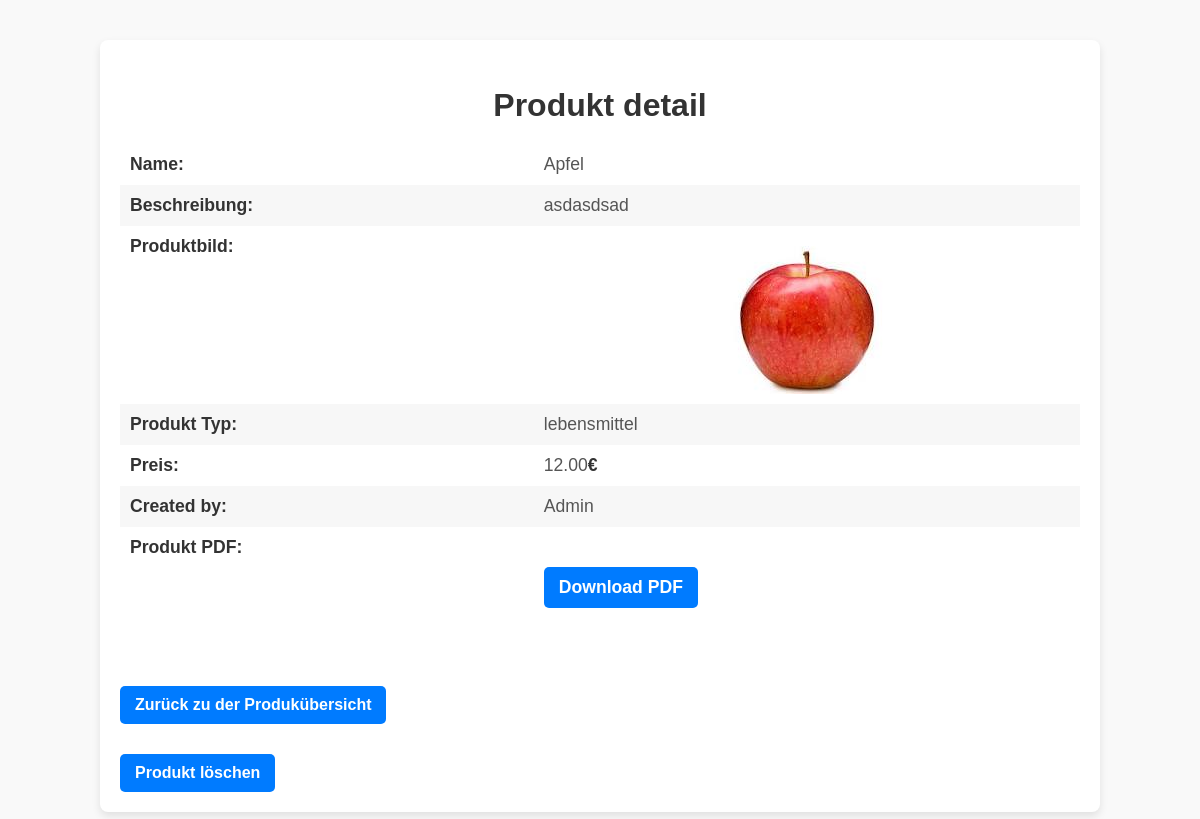
/onlineshop/show/6/, run on the app's committed database.
### Onlineshop/models.py (models this page shows, shortened)
class Produkt(models.Model):
    class Meta:
        ordering = ['name']
        verbose_name = 'Produkt'
        verbose_name_plural = 'Produkts'
    PRODUKT_TYPES = [
        ('elektronik', 'Elektronik'),
        ('bekleidung', 'Bekleidung'),
        ('moebel', 'Möbel'),
        ('buecher', 'Bücher'),
        ('schmuck', 'Schmuck'),
        ('kosmetik', 'Kosmetik'),
        ('sport', 'Sportartikel'),
        ('lebensmittel', 'Lebensmittel'),
        ('spielzeug', 'Spielzeug'),
        ('haushalt', 'Haushaltswaren'),
        ('geschenke', 'Geschenke'),
        ('gesundheit', 'Gesundheitsprodukte'),
        ('musik', 'Musikinstrumente'),
        ('kunst', 'Kunst und Dekoration'),
        ('software', 'Computersoftware'),
        ('werkzeuge', 'Werkzeuge'),
    ]
    name = models.CharField(max_length=200)
    beschreibung = models.TextField(max_length=1000)
    preis = models.DecimalField(max_digits=10, decimal_places=2)
    produkt_bild = models.ImageField(upload_to='produkt_bilder/', null=True, blank=True)
    produkt_pdf = models.FileField(upload_to='produkt_pdfs/', null=True, blank=True)
    produkt_typ = models.CharField(max_length=100, choices=PRODUKT_TYPES)
    user = models.ForeignKey(
        User,
        on_delete=models.CASCADE,
        related_name='produkts',
        related_query_name='produkt',
    )

### Onlineshop/views.py (the view)
# urls.py: path('show/<int:pk>/', views.produkt_detail, name='produkt-detail'),
def produkt_detail(request, **kwargs):
    produkt_id = kwargs['pk']
    current_produkt = Produkt.objects.get(id=produkt_id)
    current_user = request.user
    produkt_bild = current_produkt.produkt_bild
    context = {
        'current_produkt': current_produkt,
        'produkt_bild': produkt_bild,
    }
    return render(request, 'produkt-detail.html', context)

### Onlineshop/templates/produkt-detail.html (shortened to what this page needs)
{% extends 'home.html' %}
{% load static %}
{% block css %}
    <link rel="stylesheet" type="text/css" href="{% static 'css/detail_style.css' %}">
{% endblock %}
{% block content %}
    <div class="container">
        <h2>Produkt detail</h2>
    <table>
        <tr>
            <td><b>Name:</b></td>
            <td>{{ current_produkt.name }}<br></td>
        </tr>
        <tr>
            <td><b>Beschreibung:</b></td>
            <td>{{ current_produkt.beschreibung }}<br></td>
        </tr>
        <tr>
            <td><b>Produktbild:</b></td>
            <td>
            {% if produkt_bild %}
                <img src="{{ produkt_bild.url }}" alt=" Bild von {{ current_produkt.name }}">
            {% else %}
                <p>Kein Bild verfügbar</p>
            {% endif %}
            </td>
        </tr>
        <tr>
            <td><b>Produkt Typ:</b></td>
            <td>{{ current_produkt.produkt_typ }}<br></td>
        </tr>
        <tr>
            <td><b>Preis:</b></td>
            <td>{{ current_produkt.preis }}<b>€</b><br></td>
        </tr>
        <tr>
            <td><b>Created by:</b></td>
            <td>{{ current_produkt.user }}<br></td>
        </tr>
        <tr>
            <td><b>Produkt PDF:</b></td>
            <td>
                {% if current_produkt.produkt_pdf %}
                    <a href="{{ current_produkt.produkt_pdf.url }}" >Download PDF</a>
                {% else %}
                    Zu dem ausgewählten Produkt ist keine Produkt PDF verfügbar
                {% endif %}
            </td>
        </tr>
    </table>
    <br>
    <a href="{% url 'produkt-list' %}">Zurück zu der Produkübersicht</a>
    <br>
    <a href="{% url 'produkt-delete' current_produkt.pk %}">Produkt löschen</a>
    </div>
{% endblock %}

### Onlineshop/static/css/detail_style.css (style rules this page uses)
body { font-family: Arial, sans-serif; background-color: #f9f9f9; margin: 0; padding: 0; }
.container { width: 80%; max-width: 1200px; margin: 40px auto; padding: 20px; background-color: #fff; box-shadow: 0 4px 8px rgba(0, 0, 0, 0.1); border-radius: 8px; }
h2 { font-size: 2rem; color: #333; text-align: center; margin-bottom: 20px; }
table { width: 100%; border-collapse: collapse; margin: 20px 0; }
table td { padding: 10px; vertical-align: top; font-size: 1.1rem; color: #555; }
table b { font-weight: bold; color: #333; }
table tr:nth-child(even) { background-color: #f7f7f7; }
img { max-width: 200px; height: auto; margin-top: 10px; border-radius: 5px; display: block; margin-left: auto; margin-right: auto; }
a { display: inline-block; padding: 10px 15px; background-color: #007BFF; color: #fff; text-decoration: none; border-radius: 5px; font-weight: bold; text-align: center; margin-top: 30px; }

### data on the page
Produkt: name "Apfel", beschreibung "asdasdsad", produkt_typ "lebensmittel", preis "12.00", user "Admin"
